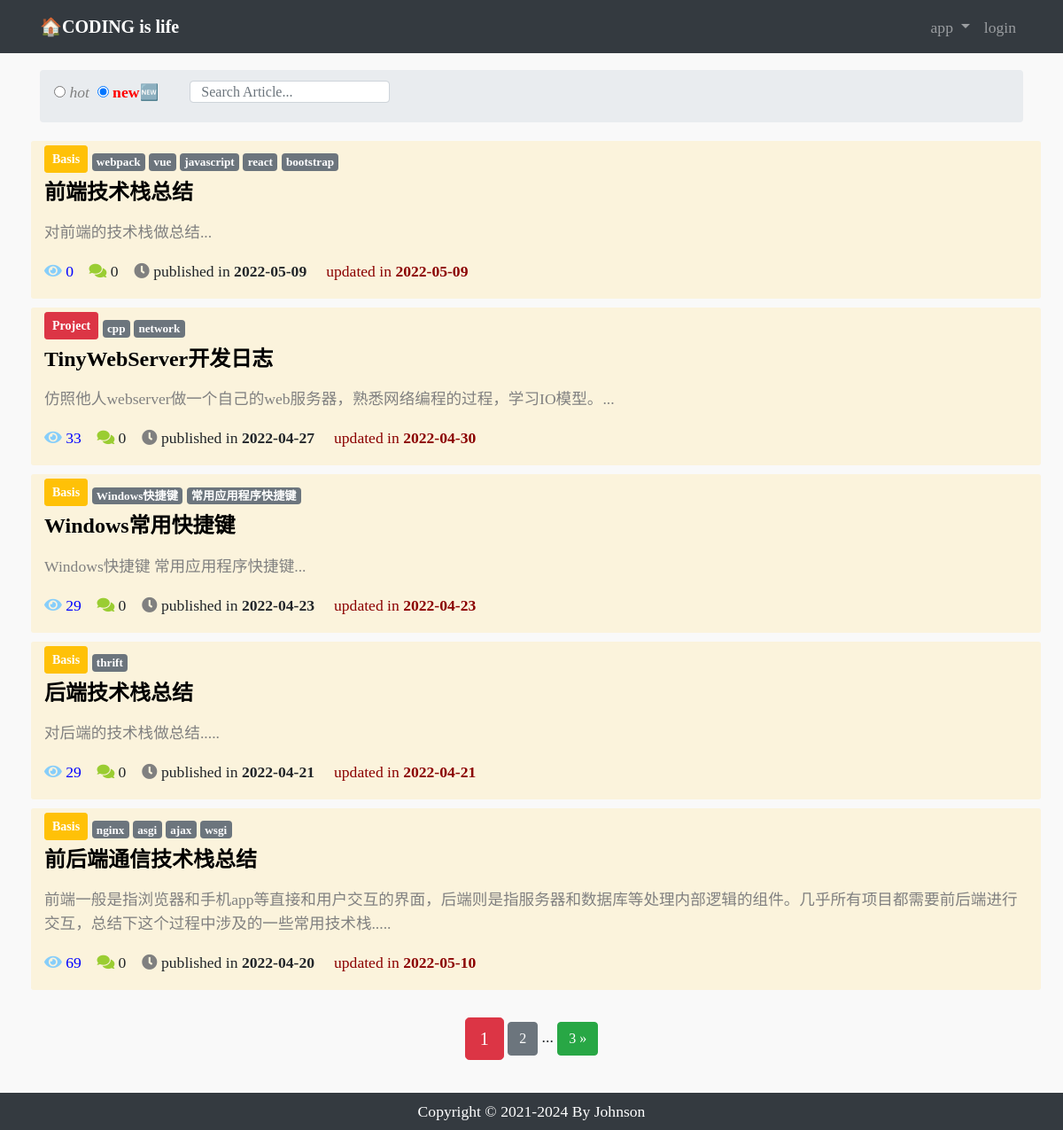
Page /article/article-list/ on the earlier database version.
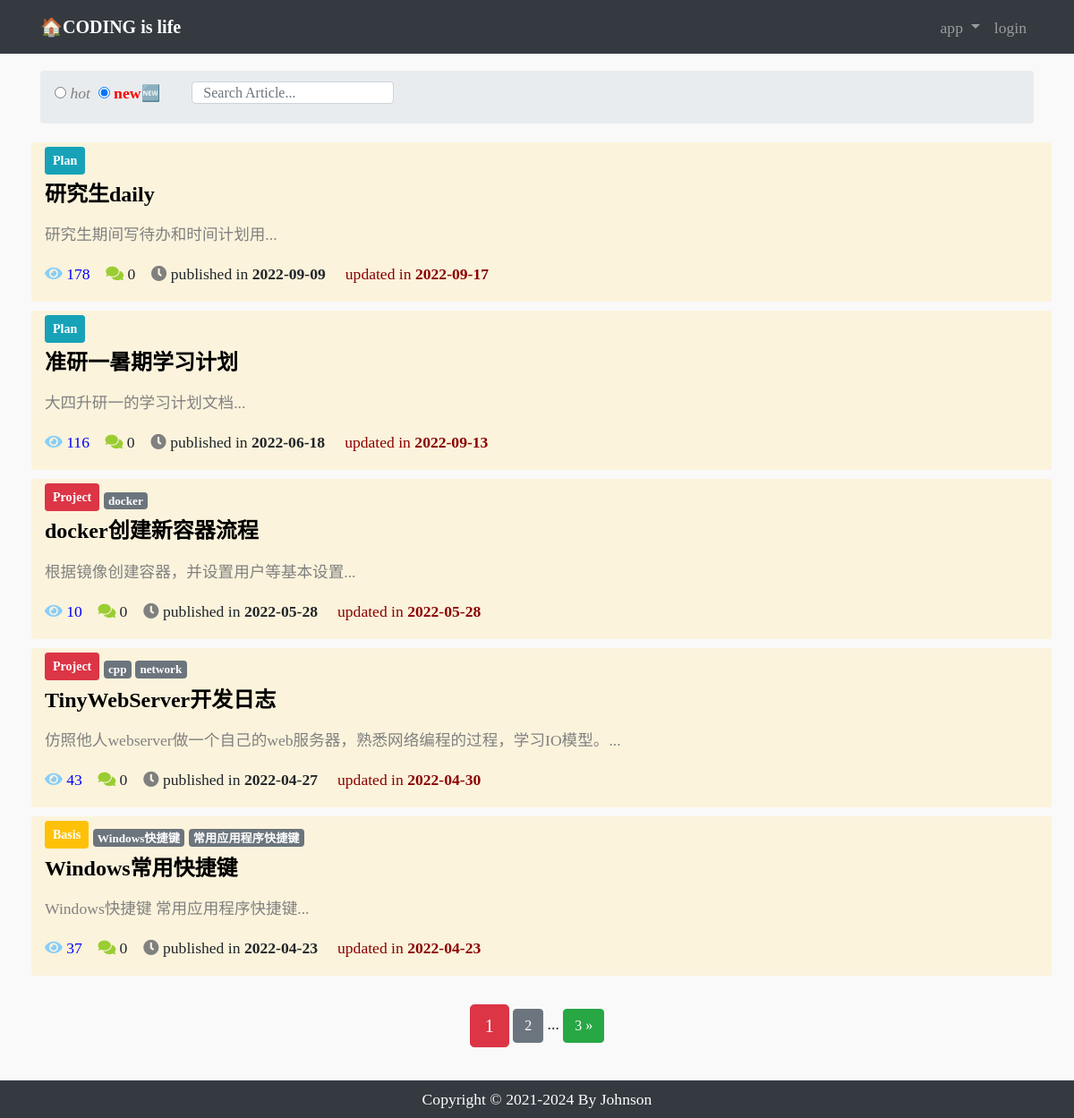
Same page on the later database version.
### article/models.py (models this page shows, shortened)
class ArticlePost(models.Model):
    author = models.ForeignKey(User, on_delete=models.CASCADE)
    title = models.CharField(max_length=100)
    introduction = models.CharField(max_length=100, default="这是一篇文章..")
    body = models.TextField()
    created = models.DateTimeField(default=timezone.now)
    updated = models.DateTimeField(auto_now=True)
    tags = TaggableManager(blank=True)
    total_views = models.PositiveIntegerField(default=0)
    column = models.ForeignKey(
        ArticleColumn,
        null=True,
        blank=True,
        on_delete=models.CASCADE,
        related_name='article',
    )
    class Meta:
        ordering = ('-created', )

class ArticleColumn(models.Model):
    title = models.CharField(max_length=100, blank=True)
    created = models.DateTimeField(default=timezone.now)
    def __str__(self):
        return self.title

### article/views.py (the view)
# urls.py: path('article-list/', views.article_list, name='article_list'),
def article_list(request):
    search = request.GET.get('search')
    order = request.GET.get('order')
    column = request.GET.get('column')
    tag = request.GET.get('tag')
    article_list = ArticlePost.objects.all()
    if search:
        article_list = article_list.filter(
            Q(title__icontains=search) |
            Q(body__icontains=search)
        )
    else:
        search = ''
    column_ids = ArticleColumn.objects.filter(title=column)
    if column_ids:
        article_list = article_list.filter(column=column_ids[0])
    if tag and tag != 'None':
        article_list = article_list.filter(tags__name__in=[tag])
    if order == 'total_views':
        article_list = article_list.order_by('-total_views')
    paginator = Paginator(article_list, 5)
    page = request.GET.get('page')
    articles = paginator.get_page(page)
    context = {
        'articles':articles,
        'order': order,
        'search': search,
        'column': column,
        'tag': tag,
    }
    return render(request, 'article/list.html', context)

### templates/article/list.html (shortened to what the changed rows need)
{% extends "base.html" %}
{% load static %}
{% block content %}
<div class="container">
    <div class="row mt-2">
        {% for article in articles %}
            <div class="col-12 article-list-item" onclick="window.location.href='{% url 'article:article_detail' article.id %}'">
                {% if article.column %}
                    <button type="button" style="font-weight:bold"
                        class="btn btn-sm mb-2
                            {% if article.column.title == 'Project' %}
                                btn-danger
                            {% elif article.column.title == 'Algorithm' %}
                                btn-success
                            {% elif article.column.title == 'Basis' %}
                                btn-warning
                            {% elif article.column.title == 'Plan'%}
                                btn-info
                            {% elif article.column.title == 'Template' %}
                                btn-primary
                            {% elif article.column.title == 'Script' %}
                                btn-dark
                            {% endif %}
                        "
                    >
                        <a href="{% url 'article:article_list' %}?column={{ article.column.title }}" style="color:white">{{ article.column }}</a>
                    </button>
                {% endif %}
                <span>
                    {% for tag in article.tags.all %}
                        <a href="{% url 'article:article_list' %}?tag={{ tag }}"
                           class="badge badge-secondary"
                        >
                            {{ tag }}
                        </a>
                    {% endfor %}
                </span>
                <h4>
                    <b>
                        <a href="{% url 'article:article_detail' article.id %}"
                           style="color: black;" target="_blank"
                        >
                            {{ article.title }}
                        </a>
                    </b>
                </h4>
                <div>
                    <p style="color: gray;">
                        {{ article.introduction }}...
                    </p>
                </div>
                <p>
                    <span style="color:blue">
                        <i class="fas fa-eye" style="color: lightskyblue;"></i>
                        {{ article.total_views }}&nbsp;&nbsp;&nbsp;
                    </span>
                    <span>
                        <i class="fas fa-comments" style="color: yellowgreen;"></i>
                        {{ article.comments.count }}&nbsp;&nbsp;&nbsp;
                    </span>
                    <span>
                        <i class="fas fa-clock" style="color:grey;"></i>
                        published in <strong>{{ article.created|date:'Y-m-d' }}</strong> &nbsp;&nbsp;&nbsp;
                    </span>
                    <span style="color: darkred;">
                        updated in <strong>{{ article.updated|date:'Y-m-d' }}</strong>
                    </span>
                </p>
            </div>
        {% endfor %}
    </div>
</div>
<br>
{% endblock content %}

Differences in the rows shown:
removed ArticlePost: column "Basis", title "前端技术栈总结", introduction "对前端的技术栈做总结", total_views "0", comments.count "0", created "2022-05-09", updated "2022-05-09"
no longer on this page (row unchanged): Tag: name "webpack", shown under "Basis"
no longer on this page (row unchanged): Tag: name "vue", shown under "Basis"
no longer on this page (row unchanged): Tag: name "javascript", shown under "Basis"
no longer on this page (row unchanged): Tag: name "react", shown under "Basis"
no longer on this page (row unchanged): Tag: name "bootstrap", shown under "Basis"
removed ArticlePost: column "Basis", title "后端技术栈总结", introduction "对后端的技术栈做总结..", total_views "29", comments.count "0", created "2022-04-21", updated "2022-04-21"
no longer on this page (row unchanged): Tag: name "thrift", shown under "Basis"
no longer on this page (row edited): ArticlePost: column "Basis", title "前后端通信技术栈总结", introduction "前端一般是指浏览器和手机app等直接和用户交互的界面，后端则是指服务器和数据库等处理内部逻辑的组件。几乎所有项目都需要前后端进行交互，总结下这个过程中涉及的一些常用技术栈..", total_views "69", comments.count "0", created "2022-04-20", updated "2022-05-10"
no longer on this page (row unchanged): Tag: name "nginx", shown under "Basis"
no longer on this page (row unchanged): Tag: name "asgi", shown under "Basis"
no longer on this page (row unchanged): Tag: name "ajax", shown under "Basis"
no longer on this page (row unchanged): Tag: name "wsgi", shown under "Basis"
added ArticlePost: column "Plan", title "研究生daily", introduction "研究生期间写待办和时间计划用", total_views "178", comments.count "0", created "2022-09-09", updated "2022-09-17"
added ArticlePost: column "Plan", title "准研一暑期学习计划", introduction "大四升研一的学习计划文档", total_views "116", comments.count "0", created "2022-06-18", updated "2022-09-13"
added ArticlePost: column "Project", title "docker创建新容器流程", introduction "根据镜像创建容器，并设置用户等基本设置", total_views "10", comments.count "0", created "2022-05-28", updated "2022-05-28"
added Tag: name "docker", shown under "Project"
changed ArticlePost "TinyWebServer开发日志": total_views "33" → "43"
changed ArticlePost "Windows常用快捷键": total_views "29" → "37"
